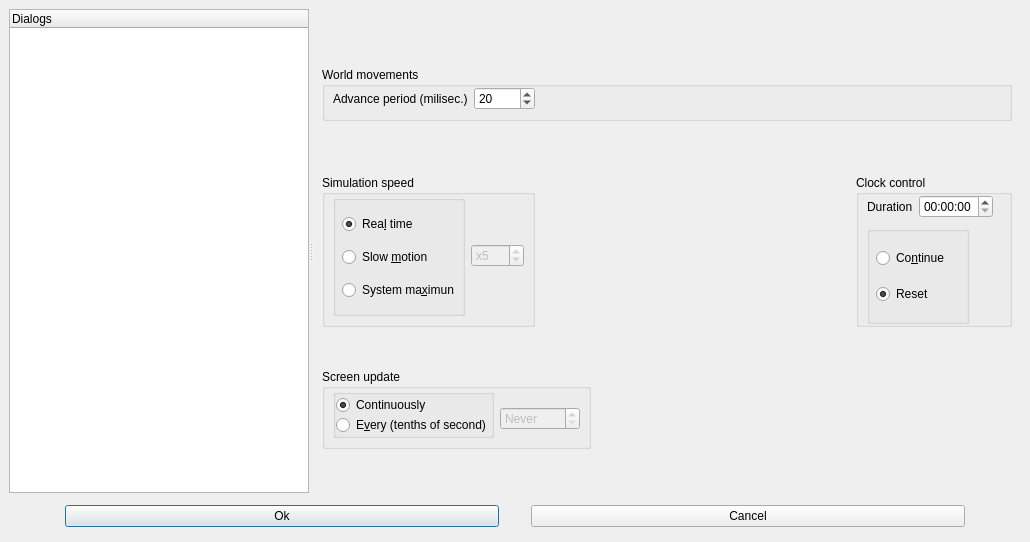
<?xml version="1.0" encoding="UTF-8"?>
<ui version="4.0">
 <class>baseSimulationDialog</class>
 <widget class="QewTreeViewDialog" name="baseSimulationDialog">
  <property name="geometry">
   <rect>
    <x>0</x>
    <y>0</y>
    <width>1030</width>
    <height>542</height>
   </rect>
  </property>
  <property name="containerName">
   <cstring>QewContainerWidgetStack</cstring>
  </property>
  <property name="treeNavigatorName">
   <cstring>QewListView</cstring>
  </property>
  <layout class="QVBoxLayout">
   <property name="spacing">
    <number>6</number>
   </property>
   <property name="leftMargin">
    <number>9</number>
   </property>
   <property name="topMargin">
    <number>9</number>
   </property>
   <property name="rightMargin">
    <number>9</number>
   </property>
   <property name="bottomMargin">
    <number>9</number>
   </property>
   <item>
    <widget class="QSplitter" name="splitter">
     <property name="orientation">
      <enum>Qt::Horizontal</enum>
     </property>
     <widget class="QTreeWidget" name="QewListView">
      <property name="sizePolicy">
       <sizepolicy hsizetype="Expanding" vsizetype="Expanding">
        <horstretch>1</horstretch>
        <verstretch>0</verstretch>
       </sizepolicy>
      </property>
      <property name="minimumSize">
       <size>
        <width>300</width>
        <height>0</height>
       </size>
      </property>
      <property name="rootIsDecorated">
       <bool>true</bool>
      </property>
      <property name="treeStepSize" stdset="0">
       <number>10</number>
      </property>
      <column>
       <property name="text">
        <string>Dialogs</string>
       </property>
      </column>
     </widget>
     <widget class="QStackedWidget" name="QewContainerWidgetStack">
      <property name="sizePolicy">
       <sizepolicy hsizetype="Preferred" vsizetype="Preferred">
        <horstretch>3</horstretch>
        <verstretch>0</verstretch>
       </sizepolicy>
      </property>
      <property name="currentIndex">
       <number>0</number>
      </property>
      <widget class="QWidget" name="WStackpage1">
       <layout class="QVBoxLayout">
        <property name="spacing">
         <number>6</number>
        </property>
        <property name="leftMargin">
         <number>9</number>
        </property>
        <property name="topMargin">
         <number>9</number>
        </property>
        <property name="rightMargin">
         <number>9</number>
        </property>
        <property name="bottomMargin">
         <number>9</number>
        </property>
        <item>
         <layout class="QVBoxLayout">
          <property name="spacing">
           <number>6</number>
          </property>
          <property name="leftMargin">
           <number>0</number>
          </property>
          <property name="topMargin">
           <number>0</number>
          </property>
          <property name="rightMargin">
           <number>0</number>
          </property>
          <property name="bottomMargin">
           <number>0</number>
          </property>
          <item>
           <spacer>
            <property name="orientation">
             <enum>Qt::Vertical</enum>
            </property>
            <property name="sizeType">
             <enum>QSizePolicy::Expanding</enum>
            </property>
            <property name="sizeHint" stdset="0">
             <size>
              <width>16</width>
              <height>16</height>
             </size>
            </property>
           </spacer>
          </item>
          <item>
           <widget class="QGroupBox" name="GroupBox3">
            <property name="title">
             <string>World movements</string>
            </property>
            <layout class="QHBoxLayout">
             <property name="spacing">
              <number>6</number>
             </property>
             <property name="leftMargin">
              <number>8</number>
             </property>
             <property name="topMargin">
              <number>0</number>
             </property>
             <property name="rightMargin">
              <number>0</number>
             </property>
             <property name="bottomMargin">
              <number>8</number>
             </property>
             <item>
              <widget class="QLabel" name="TextLabel3">
               <property name="text">
                <string>Advance period (milisec.)</string>
               </property>
               <property name="wordWrap">
                <bool>false</bool>
               </property>
              </widget>
             </item>
             <item>
              <widget class="QSpinBox" name="adv_periodSpinBox">
               <property name="sizePolicy">
                <sizepolicy hsizetype="Fixed" vsizetype="Fixed">
                 <horstretch>0</horstretch>
                 <verstretch>0</verstretch>
                </sizepolicy>
               </property>
               <property name="minimum">
                <number>1</number>
               </property>
               <property name="maximum">
                <number>10000</number>
               </property>
               <property name="singleStep">
                <number>10</number>
               </property>
               <property name="value">
                <number>20</number>
               </property>
              </widget>
             </item>
             <item>
              <spacer>
               <property name="orientation">
                <enum>Qt::Horizontal</enum>
               </property>
               <property name="sizeType">
                <enum>QSizePolicy::Expanding</enum>
               </property>
               <property name="sizeHint" stdset="0">
                <size>
                 <width>120</width>
                 <height>20</height>
                </size>
               </property>
              </spacer>
             </item>
            </layout>
           </widget>
          </item>
          <item>
           <spacer>
            <property name="orientation">
             <enum>Qt::Vertical</enum>
            </property>
            <property name="sizeType">
             <enum>QSizePolicy::Expanding</enum>
            </property>
            <property name="sizeHint" stdset="0">
             <size>
              <width>16</width>
              <height>16</height>
             </size>
            </property>
           </spacer>
          </item>
         </layout>
        </item>
        <item>
         <layout class="QHBoxLayout">
          <property name="spacing">
           <number>6</number>
          </property>
          <property name="leftMargin">
           <number>0</number>
          </property>
          <property name="topMargin">
           <number>0</number>
          </property>
          <property name="rightMargin">
           <number>0</number>
          </property>
          <property name="bottomMargin">
           <number>0</number>
          </property>
          <item>
           <widget class="QGroupBox" name="GroupBox4">
            <property name="title">
             <string>Simulation speed</string>
            </property>
            <layout class="QHBoxLayout">
             <property name="spacing">
              <number>6</number>
             </property>
             <property name="leftMargin">
              <number>8</number>
             </property>
             <property name="topMargin">
              <number>0</number>
             </property>
             <property name="rightMargin">
              <number>8</number>
             </property>
             <property name="bottomMargin">
              <number>8</number>
             </property>
             <item>
              <widget class="QGroupBox" name="simsButtonGroup">
               <layout class="QVBoxLayout">
                <property name="spacing">
                 <number>0</number>
                </property>
                <property name="leftMargin">
                 <number>6</number>
                </property>
                <property name="topMargin">
                 <number>0</number>
                </property>
                <property name="rightMargin">
                 <number>3</number>
                </property>
                <property name="bottomMargin">
                 <number>0</number>
                </property>
                <item>
                 <widget class="QRadioButton" name="realtRadioButton">
                  <property name="text">
                   <string>Rea&amp;l time</string>
                  </property>
                  <property name="checked">
                   <bool>true</bool>
                  </property>
                 </widget>
                </item>
                <item>
                 <widget class="QRadioButton" name="slowmRadioButton">
                  <property name="text">
                   <string>Slow &amp;motion </string>
                  </property>
                 </widget>
                </item>
                <item>
                 <widget class="QRadioButton" name="smaxRadioButton">
                  <property name="enabled">
                   <bool>true</bool>
                  </property>
                  <property name="text">
                   <string>System ma&amp;ximun</string>
                  </property>
                 </widget>
                </item>
               </layout>
              </widget>
             </item>
             <item>
              <layout class="QVBoxLayout">
               <property name="spacing">
                <number>6</number>
               </property>
               <property name="leftMargin">
                <number>0</number>
               </property>
               <property name="topMargin">
                <number>0</number>
               </property>
               <property name="rightMargin">
                <number>0</number>
               </property>
               <property name="bottomMargin">
                <number>0</number>
               </property>
               <item>
                <spacer>
                 <property name="orientation">
                  <enum>Qt::Vertical</enum>
                 </property>
                 <property name="sizeHint" stdset="0">
                  <size>
                   <width>20</width>
                   <height>40</height>
                  </size>
                 </property>
                </spacer>
               </item>
               <item>
                <widget class="QSpinBox" name="slowmSpinBox">
                 <property name="enabled">
                  <bool>false</bool>
                 </property>
                 <property name="prefix">
                  <string>x</string>
                 </property>
                 <property name="minimum">
                  <number>2</number>
                 </property>
                 <property name="maximum">
                  <number>100</number>
                 </property>
                 <property name="value">
                  <number>5</number>
                 </property>
                </widget>
               </item>
               <item>
                <spacer>
                 <property name="orientation">
                  <enum>Qt::Vertical</enum>
                 </property>
                 <property name="sizeHint" stdset="0">
                  <size>
                   <width>20</width>
                   <height>40</height>
                  </size>
                 </property>
                </spacer>
               </item>
              </layout>
             </item>
            </layout>
           </widget>
          </item>
          <item>
           <spacer>
            <property name="orientation">
             <enum>Qt::Horizontal</enum>
            </property>
            <property name="sizeType">
             <enum>QSizePolicy::Expanding</enum>
            </property>
            <property name="sizeHint" stdset="0">
             <size>
              <width>16</width>
              <height>19</height>
             </size>
            </property>
           </spacer>
          </item>
          <item>
           <widget class="QGroupBox" name="groupBox4">
            <property name="title">
             <string>Clock control</string>
            </property>
            <layout class="QVBoxLayout">
             <property name="spacing">
              <number>8</number>
             </property>
             <property name="leftMargin">
              <number>8</number>
             </property>
             <property name="topMargin">
              <number>0</number>
             </property>
             <property name="rightMargin">
              <number>0</number>
             </property>
             <property name="bottomMargin">
              <number>0</number>
             </property>
             <item>
              <layout class="QHBoxLayout">
               <property name="spacing">
                <number>6</number>
               </property>
               <property name="leftMargin">
                <number>0</number>
               </property>
               <property name="topMargin">
                <number>0</number>
               </property>
               <property name="rightMargin">
                <number>0</number>
               </property>
               <property name="bottomMargin">
                <number>0</number>
               </property>
               <item>
                <widget class="QLabel" name="textLabel1">
                 <property name="text">
                  <string>Duration</string>
                 </property>
                 <property name="wordWrap">
                  <bool>false</bool>
                 </property>
                </widget>
               </item>
               <item>
                <widget class="QTimeEdit" name="durationTimeEdit"/>
               </item>
               <item>
                <spacer>
                 <property name="orientation">
                  <enum>Qt::Horizontal</enum>
                 </property>
                 <property name="sizeType">
                  <enum>QSizePolicy::Preferred</enum>
                 </property>
                 <property name="sizeHint" stdset="0">
                  <size>
                   <width>16</width>
                   <height>20</height>
                  </size>
                 </property>
                </spacer>
               </item>
              </layout>
             </item>
             <item>
              <layout class="QHBoxLayout">
               <property name="spacing">
                <number>6</number>
               </property>
               <property name="leftMargin">
                <number>0</number>
               </property>
               <property name="topMargin">
                <number>0</number>
               </property>
               <property name="rightMargin">
                <number>0</number>
               </property>
               <property name="bottomMargin">
                <number>0</number>
               </property>
               <item>
                <widget class="QGroupBox" name="clockResetGroupBox">
                 <layout class="QVBoxLayout">
                  <property name="spacing">
                   <number>0</number>
                  </property>
                  <property name="leftMargin">
                   <number>6</number>
                  </property>
                  <property name="topMargin">
                   <number>0</number>
                  </property>
                  <property name="rightMargin">
                   <number>0</number>
                  </property>
                  <property name="bottomMargin">
                   <number>0</number>
                  </property>
                  <item>
                   <widget class="QRadioButton" name="continueRadioButton">
                    <property name="text">
                     <string>Co&amp;ntinue</string>
                    </property>
                   </widget>
                  </item>
                  <item>
                   <widget class="QRadioButton" name="resetRadioButton">
                    <property name="text">
                     <string>Reset</string>
                    </property>
                    <property name="checked">
                     <bool>true</bool>
                    </property>
                   </widget>
                  </item>
                 </layout>
                </widget>
               </item>
               <item>
                <spacer>
                 <property name="orientation">
                  <enum>Qt::Horizontal</enum>
                 </property>
                 <property name="sizeType">
                  <enum>QSizePolicy::Preferred</enum>
                 </property>
                 <property name="sizeHint" stdset="0">
                  <size>
                   <width>40</width>
                   <height>20</height>
                  </size>
                 </property>
                </spacer>
               </item>
              </layout>
             </item>
            </layout>
           </widget>
          </item>
         </layout>
        </item>
        <item>
         <layout class="QVBoxLayout">
          <property name="spacing">
           <number>6</number>
          </property>
          <property name="leftMargin">
           <number>0</number>
          </property>
          <property name="topMargin">
           <number>0</number>
          </property>
          <property name="rightMargin">
           <number>0</number>
          </property>
          <property name="bottomMargin">
           <number>0</number>
          </property>
          <item>
           <spacer>
            <property name="orientation">
             <enum>Qt::Vertical</enum>
            </property>
            <property name="sizeType">
             <enum>QSizePolicy::Expanding</enum>
            </property>
            <property name="sizeHint" stdset="0">
             <size>
              <width>16</width>
              <height>16</height>
             </size>
            </property>
           </spacer>
          </item>
          <item>
           <layout class="QHBoxLayout">
            <property name="spacing">
             <number>6</number>
            </property>
            <property name="leftMargin">
             <number>0</number>
            </property>
            <property name="topMargin">
             <number>0</number>
            </property>
            <property name="rightMargin">
             <number>0</number>
            </property>
            <property name="bottomMargin">
             <number>0</number>
            </property>
            <item>
             <widget class="QGroupBox" name="GroupBox7">
              <property name="enabled">
               <bool>true</bool>
              </property>
              <property name="sizePolicy">
               <sizepolicy hsizetype="Preferred" vsizetype="Preferred">
                <horstretch>0</horstretch>
                <verstretch>0</verstretch>
               </sizepolicy>
              </property>
              <property name="title">
               <string>Screen update</string>
              </property>
              <layout class="QVBoxLayout">
               <property name="spacing">
                <number>6</number>
               </property>
               <property name="leftMargin">
                <number>8</number>
               </property>
               <property name="topMargin">
                <number>0</number>
               </property>
               <property name="rightMargin">
                <number>8</number>
               </property>
               <property name="bottomMargin">
                <number>8</number>
               </property>
               <item>
                <layout class="QHBoxLayout">
                 <property name="spacing">
                  <number>6</number>
                 </property>
                 <property name="leftMargin">
                  <number>0</number>
                 </property>
                 <property name="topMargin">
                  <number>0</number>
                 </property>
                 <property name="rightMargin">
                  <number>0</number>
                 </property>
                 <property name="bottomMargin">
                  <number>0</number>
                 </property>
                 <item>
                  <widget class="QGroupBox" name="supGroupBox">
                   <layout class="QVBoxLayout">
                    <property name="spacing">
                     <number>0</number>
                    </property>
                    <property name="leftMargin">
                     <number>0</number>
                    </property>
                    <property name="topMargin">
                     <number>0</number>
                    </property>
                    <property name="rightMargin">
                     <number>0</number>
                    </property>
                    <property name="bottomMargin">
                     <number>0</number>
                    </property>
                    <item>
                     <widget class="QRadioButton" name="contRadioButton">
                      <property name="text">
                       <string>Continuously</string>
                      </property>
                      <property name="checked">
                       <bool>true</bool>
                      </property>
                     </widget>
                    </item>
                    <item>
                     <widget class="QRadioButton" name="everyRadioButton">
                      <property name="text">
                       <string>E&amp;very (tenths of second)</string>
                      </property>
                      <property name="checked">
                       <bool>false</bool>
                      </property>
                     </widget>
                    </item>
                   </layout>
                  </widget>
                 </item>
                 <item>
                  <layout class="QVBoxLayout">
                   <property name="spacing">
                    <number>6</number>
                   </property>
                   <property name="leftMargin">
                    <number>0</number>
                   </property>
                   <property name="topMargin">
                    <number>0</number>
                   </property>
                   <property name="rightMargin">
                    <number>0</number>
                   </property>
                   <property name="bottomMargin">
                    <number>0</number>
                   </property>
                   <item>
                    <spacer>
                     <property name="orientation">
                      <enum>Qt::Vertical</enum>
                     </property>
                     <property name="sizeType">
                      <enum>QSizePolicy::Preferred</enum>
                     </property>
                     <property name="sizeHint" stdset="0">
                      <size>
                       <width>20</width>
                       <height>11</height>
                      </size>
                     </property>
                    </spacer>
                   </item>
                   <item>
                    <widget class="QSpinBox" name="everySpinBox">
                     <property name="enabled">
                      <bool>false</bool>
                     </property>
                     <property name="sizePolicy">
                      <sizepolicy hsizetype="Preferred" vsizetype="Fixed">
                       <horstretch>0</horstretch>
                       <verstretch>0</verstretch>
                      </sizepolicy>
                     </property>
                     <property name="minimumSize">
                      <size>
                       <width>80</width>
                       <height>0</height>
                      </size>
                     </property>
                     <property name="specialValueText">
                      <string>Never</string>
                     </property>
                     <property name="minimum">
                      <number>0</number>
                     </property>
                     <property name="maximum">
                      <number>100</number>
                     </property>
                     <property name="singleStep">
                      <number>5</number>
                     </property>
                    </widget>
                   </item>
                  </layout>
                 </item>
                </layout>
               </item>
              </layout>
             </widget>
            </item>
            <item>
             <spacer>
              <property name="orientation">
               <enum>Qt::Horizontal</enum>
              </property>
              <property name="sizeType">
               <enum>QSizePolicy::Expanding</enum>
              </property>
              <property name="sizeHint" stdset="0">
               <size>
                <width>102</width>
                <height>20</height>
               </size>
              </property>
             </spacer>
            </item>
           </layout>
          </item>
          <item>
           <spacer>
            <property name="orientation">
             <enum>Qt::Vertical</enum>
            </property>
            <property name="sizeType">
             <enum>QSizePolicy::Expanding</enum>
            </property>
            <property name="sizeHint" stdset="0">
             <size>
              <width>16</width>
              <height>16</height>
             </size>
            </property>
           </spacer>
          </item>
         </layout>
        </item>
       </layout>
      </widget>
     </widget>
    </widget>
   </item>
   <item>
    <layout class="QHBoxLayout">
     <property name="spacing">
      <number>32</number>
     </property>
     <property name="leftMargin">
      <number>6</number>
     </property>
     <property name="topMargin">
      <number>6</number>
     </property>
     <property name="rightMargin">
      <number>6</number>
     </property>
     <property name="bottomMargin">
      <number>6</number>
     </property>
     <item>
      <spacer>
       <property name="orientation">
        <enum>Qt::Horizontal</enum>
       </property>
       <property name="sizeType">
        <enum>QSizePolicy::Preferred</enum>
       </property>
       <property name="sizeHint" stdset="0">
        <size>
         <width>50</width>
         <height>4</height>
        </size>
       </property>
      </spacer>
     </item>
     <item>
      <widget class="QPushButton" name="okButton">
       <property name="text">
        <string>Ok</string>
       </property>
      </widget>
     </item>
     <item>
      <widget class="QPushButton" name="cancelButton">
       <property name="text">
        <string>Cancel</string>
       </property>
      </widget>
     </item>
     <item>
      <spacer>
       <property name="orientation">
        <enum>Qt::Horizontal</enum>
       </property>
       <property name="sizeType">
        <enum>QSizePolicy::Preferred</enum>
       </property>
       <property name="sizeHint" stdset="0">
        <size>
         <width>50</width>
         <height>4</height>
        </size>
       </property>
      </spacer>
     </item>
    </layout>
   </item>
  </layout>
 </widget>
 <layoutdefault spacing="6" margin="11"/>
 <customwidgets>
  <customwidget>
   <class>QewExtensibleDialog</class>
   <extends>QDialog</extends>
   <header>qewextensibledialog.h</header>
   <container>1</container>
  </customwidget>
  <customwidget>
   <class>QewTreeViewDialog</class>
   <extends>QewExtensibleDialog</extends>
   <header>qewtreeviewdialog.h</header>
   <container>1</container>
  </customwidget>
 </customwidgets>
 <tabstops>
  <tabstop>adv_periodSpinBox</tabstop>
  <tabstop>realtRadioButton</tabstop>
  <tabstop>slowmSpinBox</tabstop>
  <tabstop>resetRadioButton</tabstop>
  <tabstop>contRadioButton</tabstop>
  <tabstop>everySpinBox</tabstop>
  <tabstop>okButton</tabstop>
  <tabstop>cancelButton</tabstop>
  <tabstop>everyRadioButton</tabstop>
 </tabstops>
 <resources/>
 <connections>
  <connection>
   <sender>okButton</sender>
   <signal>clicked()</signal>
   <receiver>baseSimulationDialog</receiver>
   <slot>accept()</slot>
   <hints>
    <hint type="sourcelabel">
     <x>293</x>
     <y>503</y>
    </hint>
    <hint type="destinationlabel">
     <x>20</x>
     <y>20</y>
    </hint>
   </hints>
  </connection>
  <connection>
   <sender>cancelButton</sender>
   <signal>clicked()</signal>
   <receiver>baseSimulationDialog</receiver>
   <slot>reject()</slot>
   <hints>
    <hint type="sourcelabel">
     <x>551</x>
     <y>503</y>
    </hint>
    <hint type="destinationlabel">
     <x>20</x>
     <y>20</y>
    </hint>
   </hints>
  </connection>
  <connection>
   <sender>QewListView</sender>
   <signal>itemDoubleClicked(QTreeWidgetItem*,int)</signal>
   <receiver>baseSimulationDialog</receiver>
   <slot>setCurrentWidget(QTreeWidgetItem*)</slot>
   <hints>
    <hint type="sourcelabel">
     <x>20</x>
     <y>20</y>
    </hint>
    <hint type="destinationlabel">
     <x>20</x>
     <y>20</y>
    </hint>
   </hints>
  </connection>
  <connection>
   <sender>slowmRadioButton</sender>
   <signal>toggled(bool)</signal>
   <receiver>slowmSpinBox</receiver>
   <slot>setEnabled(bool)</slot>
   <hints>
    <hint type="sourcelabel">
     <x>430</x>
     <y>238</y>
    </hint>
    <hint type="destinationlabel">
     <x>568</x>
     <y>253</y>
    </hint>
   </hints>
  </connection>
  <connection>
   <sender>everyRadioButton</sender>
   <signal>toggled(bool)</signal>
   <receiver>everySpinBox</receiver>
   <slot>setEnabled(bool)</slot>
   <hints>
    <hint type="sourcelabel">
     <x>442</x>
     <y>419</y>
    </hint>
    <hint type="destinationlabel">
     <x>657</x>
     <y>421</y>
    </hint>
   </hints>
  </connection>
 </connections>
</ui>
